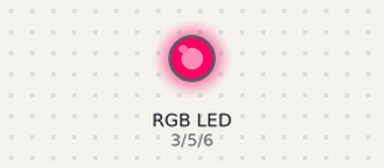
Simulated run of this sketch. Board: Arduino Uno, built with avr-gcc and run on an emulated ATmega328P. Parts: an RGB LED mixed from three pins (HIGH = lit).

Above: at 0.1 s.
Timing chart, 0 to 1.6 s (numbered marks = the images above):
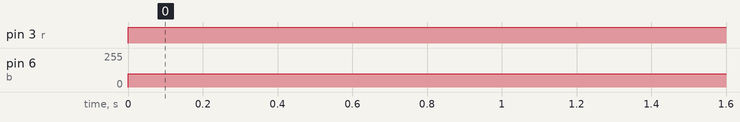

Measured:
- by itself, pin 3 (r): LOW → HIGH at 0.00 s
- by itself, pin 6 (b): 0/255 → 100/255 at 0.00 s

The sketch:

RGB.ino
```cpp
const int r = 3, g = 5, b = 6;
int br = 255;
int bg = 255;
int bb = 255;
void setup() {
  // put your setup code here, to run once:
  pinMode(r, OUTPUT);
  pinMode(g, OUTPUT);
  pinMode(b, OUTPUT);
}

void loop() {
  // put your main code here, to run repeatedly:
    for (int i = 0; i < 255; i++)
    {

      analogWrite(r, 255);
      analogWrite(g, 0);
      analogWrite(b, 100);
      delay(10);
    }
}
```
